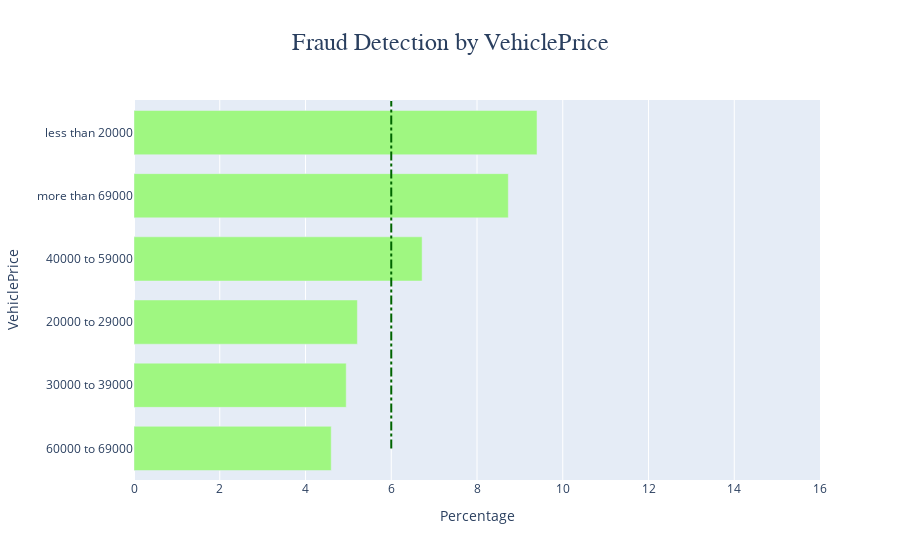

Notebook source saved alongside this figure:
### Markdown cell above
##### **2.2.4 Fraud Detection by Vehicle Price** 🚗💰🔍📊

### Code cell
df_counts_vp = df_viz['VehiclePrice'].value_counts().sort_index()
df_counts_fraud3 = df_fraud['VehiclePrice'].value_counts().sort_index()
df_percentages_fraud3 = pd.DataFrame(round((df_counts_fraud3 / df_counts_vp) * 100, 2)).fillna(0).reset_index()

df_percentages_fraud3.columns = ['VehiclePrice', 'Fraud %']
df_percentages_fraud3 = df_percentages_fraud3.sort_values(by=['Fraud %'])

# Bar Chart
fig = go.Figure()

fig.add_trace(go.Bar(x=df_percentages_fraud3['Fraud %'], y=df_percentages_fraud3['VehiclePrice'], orientation='h',
    marker_color='#9FF781'))

fig.update_layout(
    title={
        'text': 'Fraud Detection by VehiclePrice',
        'x':0.5,
        'font': {'family': "Arial, sans-serif", 'size': 24}
    })

fig.update_layout(
    xaxis=dict(title='Percentage', range=[0, 16], dtick=2), yaxis=dict(title='VehiclePrice'), legend=dict(title='Outcome'), bargap=0.3)

fig.add_shape(
    type="line",
    x0=6,
    y0=0,
    x1=6,
    y1=5.5,
    line=dict(
        color="rgba(0, 100, 0, 1)",
        width=2,
        dash="dashdot", 
    ),
)

fig.show()

### Figure 1 — Plotly figure (JSON) as saved in the notebook; plotly's stock layout.template omitted (floating-point values rounded to 4 significant figures)
{"data": [{"marker": {"color": "#9FF781"}, "orientation": "h", "type": "bar", "x": [4.6, 4.95, 5.21, 6.72, 8.73, 9.4], "y": ["60000 to 69000", "30000 to 39000", "20000 to 29000", "40000 to 59000", "more than 69000", "less than 20000"]}], "layout": {"bargap": 0.3, "legend": {"title": {"text": "Outcome"}}, "shapes": [{"line": {"color": "rgba(0, 100, 0, 1)", "dash": "dashdot", "width": 2}, "type": "line", "x0": 6, "x1": 6, "y0": 0, "y1": 5.5}], "title": {"font": {"family": "Arial, sans-serif", "size": 24}, "text": "Fraud Detection by VehiclePrice", "x": 0.5}, "xaxis": {"dtick": 2, "range": [0, 16], "title": {"text": "Percentage"}}, "yaxis": {"title": {"text": "VehiclePrice"}}}}
